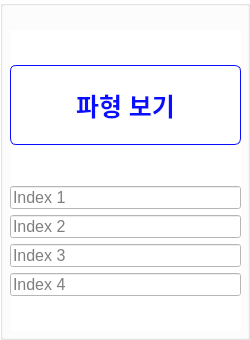
                 <widget class="QGroupBox" name="gb_judge_indices">
                  <property name="styleSheet">
                   <string notr="true">background-color : white;
padding : 0px;
margin : 0px;</string>
                  </property>
                  <property name="title">
                   <string/>
                  </property>
                  <widget class="QWidget" name="layoutWidget">
                   <property name="geometry">
                    <rect>
                     <x>10</x>
                     <y>30</y>
                     <width>231</width>
                     <height>301</height>
                    </rect>
                   </property>
                   <layout class="QVBoxLayout" name="verticalLayout_7">
                    <item>
                     <widget class="QPushButton" name="btn_judge_visualize">
                      <property name="minimumSize">
                       <size>
                        <width>0</width>
                        <height>80</height>
                       </size>
                      </property>
                      <property name="font">
                       <font>
                        <family>Segoe UI</family>
                        <pointsize>19</pointsize>
                        <weight>75</weight>
                        <bold>true</bold>
                       </font>
                      </property>
                      <property name="styleSheet">
                       <string notr="true">/* 테두리: 진한 네이비 블루 계열로 깔끔하게 처리 */
    border: 1px solid rgb(10, 14, 255);
    border-radius: 6px;
    
    /* 글자: 테두리와 동일한 색상으로 통일감 부여 */
    color: rgb(10, 14, 255);
    background-color : white;
    font-weight: bold;
    padding: 6px 12px;</string>
                      </property>
                      <property name="text">
                       <string>파형 보기</string>
                      </property>
                      <property name="cssClass" stdset="0">
                       <string>primary</string>
                      </property>
                     </widget>
                    </item>
                    <item>
                     <layout class="QVBoxLayout" name="verticalLayout_6">
                      <item>
                       <widget class="QLineEdit" name="le_judge_index_1">
                        <property name="font">
                         <font>
                          <family>Segoe UI</family>
                          <pointsize>12</pointsize>
                         </font>
                        </property>
                        <property name="placeholderText">
                         <string>Index 1</string>
                        </property>
                       </widget>
                      </item>
                      <item>
                       <widget class="QLineEdit" name="le_judge_index_2">
                        <property name="font">
                         <font>
                          <family>Segoe UI</family>
                          <pointsize>12</pointsize>
                         </font>
                        </property>
                        <property name="placeholderText">
                         <string>Index 2</string>
                        </property>
                       </widget>
                      </item>
                      <item>
                       <widget class="QLineEdit" name="le_judge_index_3">
                        <property name="font">
                         <font>
                          <family>Segoe UI</family>
                          <pointsize>12</pointsize>
                         </font>
                        </property>
                        <property name="placeholderText">
                         <string>Index 3</string>
                        </property>
                       </widget>
                      </item>
                      <item>
                       <widget class="QLineEdit" name="le_judge_index_4">
                        <property name="font">
                         <font>
                          <family>Segoe UI</family>
                          <pointsize>12</pointsize>
                         </font>
                        </property>
                        <property name="placeholderText">
                         <string>Index 4</string>
                        </property>
                       </widget>
                      </item>
                     </layout>
                    </item>
                   </layout>
                  </widget>
                 </widget>
